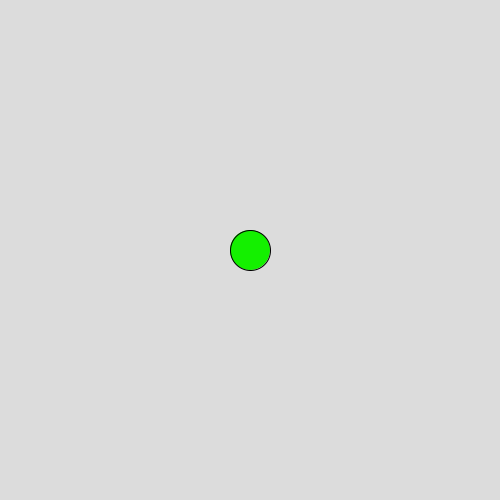
Frame 1 (no input)
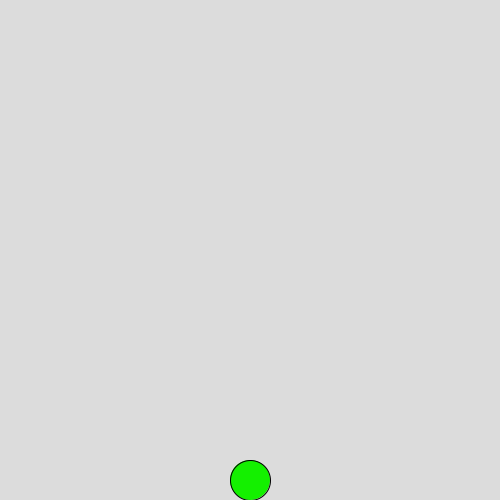
Frame 60 (the mouse pressed at the canvas centre just before this capture)
Frame 120 (the mouse held since frame 60 and released just before this capture): identical to frame 60, image omitted

The Processing sketch that drew these frames (run headless with seeded random() and noise(); from frame 60 on, the mouse is pressed at the canvas centre):

// Processing sketch: processing_105828
// ── processing_105828.pde

int r= 40;
float a= 10;
float posX= 0;
float posY= 0;

void setup()
{
  size(500, 500);
  posX= width/2;
  posY= height/2;
}

void draw()
{
  background(220); 
  fill(20, 240, 0); 
  ellipse(posX, posY, r, r);
  posY+=a;

  if (posY > height-r)
  {
    posY=height-r/2;
  }
}
